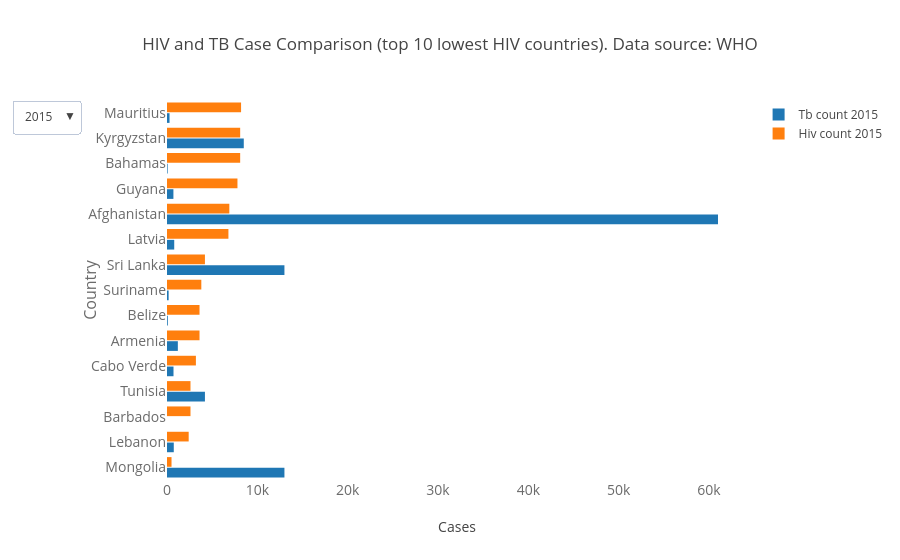

Notebook code for this chart:
### Markdown cell above
# GRAPH 4: TB cases in bottom 15 HIV countries

### Code cell
trace1 = go.Bar(
    y=tb2015_hivsort['country'][-15:][::-1],
    x=tb2015_hivsort['hiv_cases'][-15:][::-1],
    name='Hiv count 2015',
    orientation='h'
)
trace2 = go.Bar(
    y=tb2015_hivsort['country'][-15:][::-1],
    x=tb2015_hivsort['tb_all_cases'][-15:][::-1],
    name='Tb count 2015',
    orientation='h'
)

trace3 = go.Bar(
    y=tb2010_hivsort['country'][-15:][::-1],
    x=tb2010_hivsort['hiv_cases'][-15:][::-1],
    name='Hiv count 2010',
    orientation='h',
    visible=False
)
trace4 = go.Bar(
    y=tb2010_hivsort['country'][-15:][::-1],
    x=tb2010_hivsort['tb_all_cases'][-15:][::-1],
    name='Tb count 2010',
    orientation='h',
    visible=False
)

trace5 = go.Bar(
    y=tb2005_hivsort['country'][-15:][::-1],
    x=tb2005_hivsort['hiv_cases'][-15:][::-1],
    name='Hiv count 2005',
    orientation='h',
    visible=False
)
trace6 = go.Bar(
    y=tb2005_hivsort['country'][-15:][::-1],
    x=tb2005_hivsort['tb_all_cases'][-15:][::-1],
    name='Tb count 2005',
    orientation='h',
    visible=False
)

trace7 = go.Bar(
    y=tb2000_hivsort['country'][-15:][::-1],
    x=tb2000_hivsort['hiv_cases'][-15:][::-1],
    name='Hiv count 2000',
    orientation='h',
    visible=False
)
trace8 = go.Bar(
    y=tb2000_hivsort['country'][-15:][::-1],
    x=tb2000_hivsort['tb_all_cases'][-15:][::-1],
    name='Tb count 2000',
    orientation='h',
    visible=False
)

data = [trace2, trace1, trace4, trace3, trace6, trace5, trace8, trace7]
layout = go.Layout(
    title='HIV and TB Case Comparison (top 10 lowest HIV countries). Data source: WHO',
    xaxis=dict(
        title='Cases',
        tickfont=dict(
            size=14,
            color='rgb(107, 107, 107)'
        )
    ),
    yaxis=dict(
        title='Country',
        titlefont=dict(
            size=16,
            color='rgb(107, 107, 107)'
        ),
        tickfont=dict(
            size=14,
            color='rgb(107, 107, 107)'
        )
    ),
    barmode='group',
    bargap=0.15,
    bargroupgap=0.1,
    updatemenus=list([
        dict(
            x=-0.15,
            y=1,
            yanchor='top',
            buttons=list([
                dict(
                    args=['visible', [True, True, False, False, False, False, False, False]],
                    label='2015',
                    method='restyle'
                ),
                dict(
                    args=['visible',[False, False, True, True, False, False, False, False]],
                    label='2010',
                    method='restyle'
                ),
                dict(
                    args=['visible', [False, False, False, False, True, True, False, False]],
                    label='2005',
                    method='restyle'
                ),
                dict(
                    args=['visible', [False, False, False, False, False, False, True, True]],
                    label='2000',
                    method='restyle'
                )
            ]),
        )
    ])
)

fig = go.Figure(data=data, layout=layout)
py.iplot(fig, filename='style-bar')

### Figure 1 — Plotly figure (JSON) as saved in the notebook; plotly's stock layout.template omitted (floating-point values rounded to 4 significant figures)
{"data": [{"name": "Tb count 2015", "orientation": "h", "type": "bar", "x": [13000, 750, 0, 4200, 720, 1200, 90, 180, 13000, 800, 61000, 710, 71, 8500, 280], "y": ["Mongolia", "Lebanon", "Barbados", "Tunisia", "Cabo Verde", "Armenia", "Belize", "Suriname", "Sri Lanka", "Latvia", "Afghanistan", "Guyana", "Bahamas", "Kyrgyzstan", "Mauritius"]}, {"name": "Hiv count 2015", "orientation": "h", "type": "bar", "x": [500, 2400, 2600, 2600, 3200, 3600, 3600, 3800, 4200, 6800, 6900, 7800, 8100, 8100, 8200], "y": ["Mongolia", "Lebanon", "Barbados", "Tunisia", "Cabo Verde", "Armenia", "Belize", "Suriname", "Sri Lanka", "Latvia", "Afghanistan", "Guyana", "Bahamas", "Kyrgyzstan", "Mauritius"]}, {"name": "Tb count 2010", "orientation": "h", "type": "bar", "visible": false, "x": [12000, 3000, 590, 7, 13000, 1900, 170, 720, 240, 53000, 7900, 5400, 12000, 15000, 890], "y": ["Mongolia", "Tunisia", "Lebanon", "Barbados", "Sri Lanka", "Armenia", "Belize", "Cabo Verde", "Suriname", "Afghanistan", "Kyrgyzstan", "Georgia", "Yemen", "Egypt", "Guyana"]}, {"name": "Hiv count 2010", "orientation": "h", "type": "bar", "visible": false, "x": [200, 1600, 1700, 2100, 2500, 3000, 3300, 3300, 3800, 4500, 5700, 6200, 6400, 6700, 6800], "y": ["Mongolia", "Tunisia", "Lebanon", "Barbados", "Sri Lanka", "Armenia", "Belize", "Cabo Verde", "Suriname", "Afghanistan", "Kyrgyzstan", "Georgia", "Yemen", "Egypt", "Guyana"]}, {"name": "Tb count 2005", "orientation": "h", "type": "bar", "visible": false, "x": [11000, 2600, 450, 13000, 14, 2300, 11000, 46000, 120, 29000, 16000, 7900, 730, 150, 27000], "y": ["Mongolia", "Tunisia", "Lebanon", "Sri Lanka", "Barbados", "Armenia", "Kyrgyzstan", "Afghanistan", "Belize", "Azerbaijan", "Egypt", "Georgia", "Cabo Verde", "Suriname", "Algeria"]}, {"name": "Hiv count 2005", "orientation": "h", "type": "bar", "visible": false, "x": [100, 1000, 1300, 1300, 1600, 2500, 2700, 3100, 3200, 3500, 3500, 3500, 3600, 3800, 4200], "y": ["Mongolia", "Tunisia", "Lebanon", "Sri Lanka", "Barbados", "Armenia", "Kyrgyzstan", "Afghanistan", "Belize", "Azerbaijan", "Egypt", "Georgia", "Cabo Verde", "Suriname", "Algeria"]}, {"name": "Tb count 2000", "orientation": "h", "type": "bar", "visible": false, "x": [10000, 2500, 1900, 3, 12000, 660, 12000, 295000, 55000, 120, 18000, 12000, 37000, 23000, 1400], "y": ["Mongolia", "Tunisia", "Armenia", "Barbados", "Kyrgyzstan", "Lebanon", "Sri Lanka", "Bangladesh", "Azerbaijan", "Belize", "Egypt", "Georgia", "Afghanistan", "Algeria", "Cuba"]}, {"name": "Hiv count 2000", "orientation": "h", "type": "bar", "visible": false, "x": [100, 500, 1000, 1000, 1000, 1000, 1000, 1100, 1500, 1500, 1700, 1900, 1900, 2400, 2400], "y": ["Mongolia", "Tunisia", "Armenia", "Barbados", "Kyrgyzstan", "Lebanon", "Sri Lanka", "Bangladesh", "Azerbaijan", "Belize", "Egypt", "Georgia", "Afghanistan", "Algeria", "Cuba"]}], "layout": {"bargap": 0.15, "bargroupgap": 0.1, "barmode": "group", "title": "HIV and TB Case Comparison (top 10 lowest HIV countries). Data source: WHO", "updatemenus": [{"buttons": [{"args": ["visible", [true, true, false, false, false, false, false, false]], "label": "2015", "method": "restyle"}, {"args": ["visible", [false, false, true, true, false, false, false, false]], "label": "2010", "method": "restyle"}, {"args": ["visible", [false, false, false, false, true, true, false, false]], "label": "2005", "method": "restyle"}, {"args": ["visible", [false, false, false, false, false, false, true, true]], "label": "2000", "method": "restyle"}], "x": -0.15, "y": 1, "yanchor": "top"}], "xaxis": {"tickfont": {"color": "rgb(107, 107, 107)", "size": 14}, "title": "Cases"}, "yaxis": {"tickfont": {"color": "rgb(107, 107, 107)", "size": 14}, "title": "Country", "titlefont": {"color": "rgb(107, 107, 107)", "size": 16}}}}
